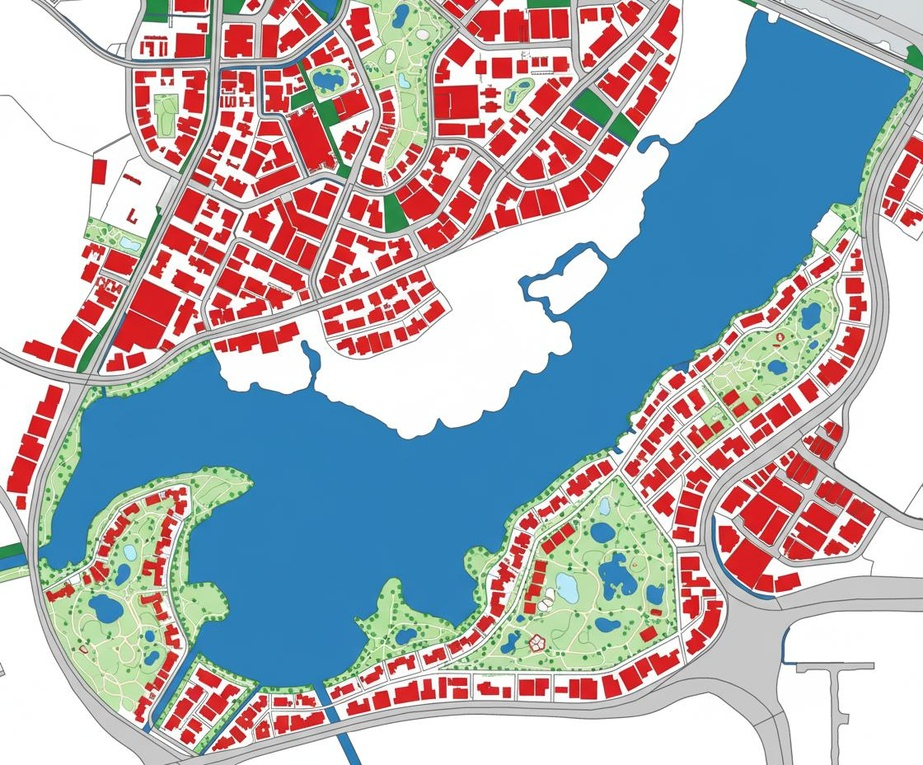
#> input picture ky.jpg, 923 x 765 px, shrunk from 1120 x 928 before the run
$ jupyter execute --allow-errors 5.ipynb
#> lines starting #> are read from the running program, lines starting #| are printed output that depends on the picture; after the words box and inside, x2 and y2 are one past the last pixel; in counts of white or black regions, pixels touching at a corner belong together
Extract only red building  pixels

[cell 1]
import cv2
import numpy as np
import rasterio
from rasterio.features import shapes
import numpy as np
from skimage import measure, morphology
from shapely.geometry import shape, mapping
import fiona
import json


# Load image
img = cv2.imread("ky.jpg")  # BGR format in OpenCV
#> img is the input picture: shape (765, 923, 3); mean B, G, R 180.6, 173.6, 174.6
b, g, r = cv2.split(img) # Split into channels
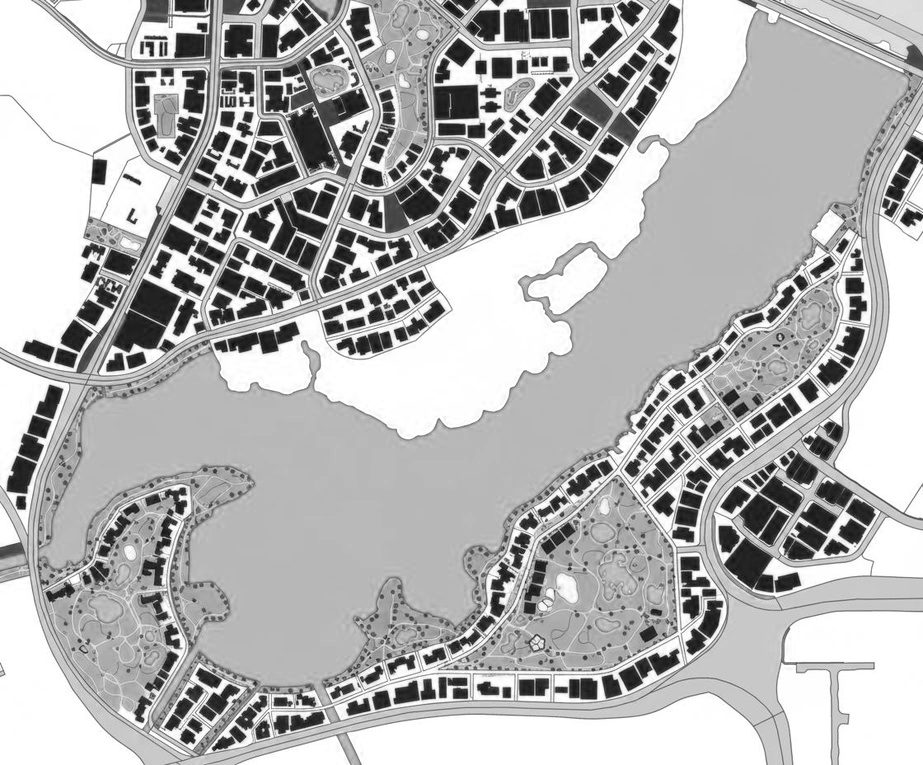
#> b: shape (765, 923); min 6, max 255, mean 180.6
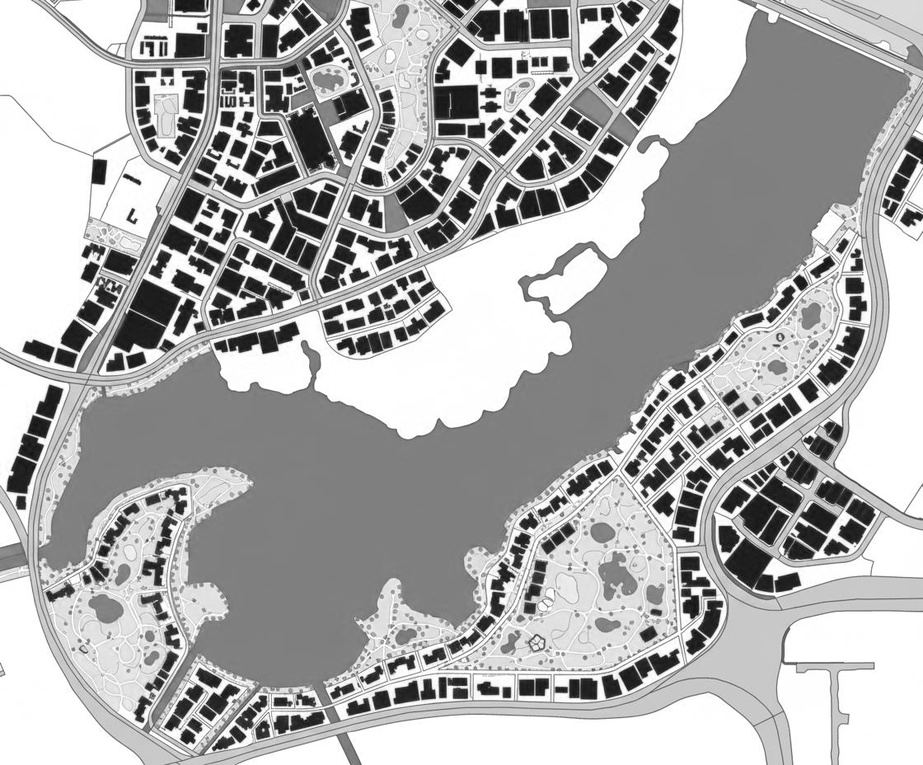
#> g: shape (765, 923); min 9, max 255, mean 173.6
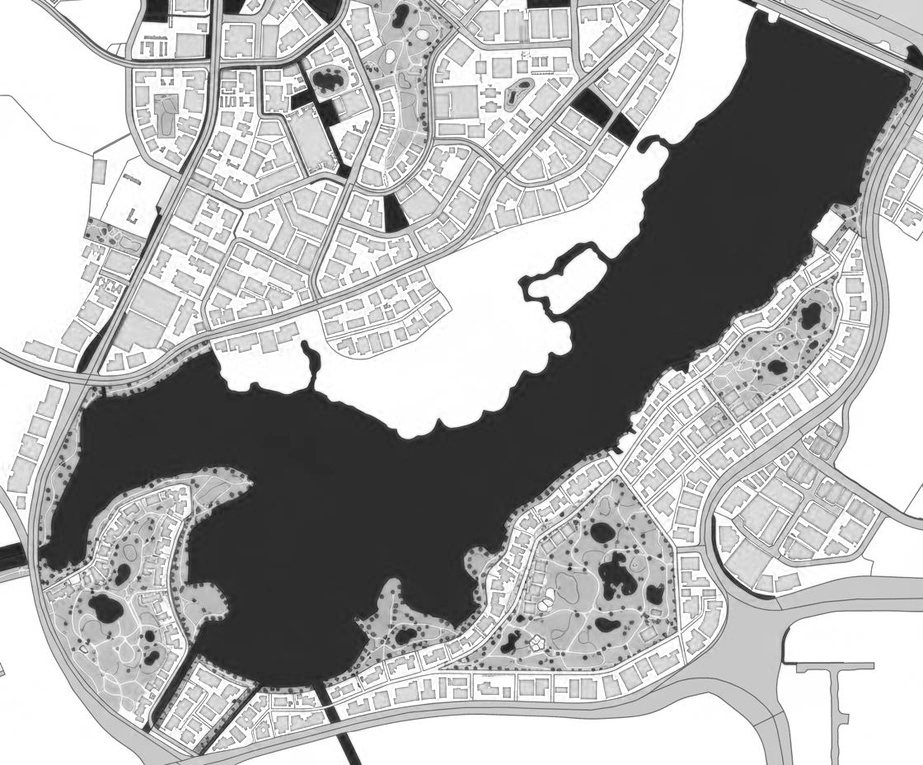
#> r: shape (765, 923); min 13, max 255, mean 174.6

# Define threshold for red detection
threshold = 100  # tweak as needed

# Create binary mask: 1 if red is strong and green/blue are weak
binary_map = np.where((r > threshold) & (g < threshold) & (b < threshold), 1, 0)
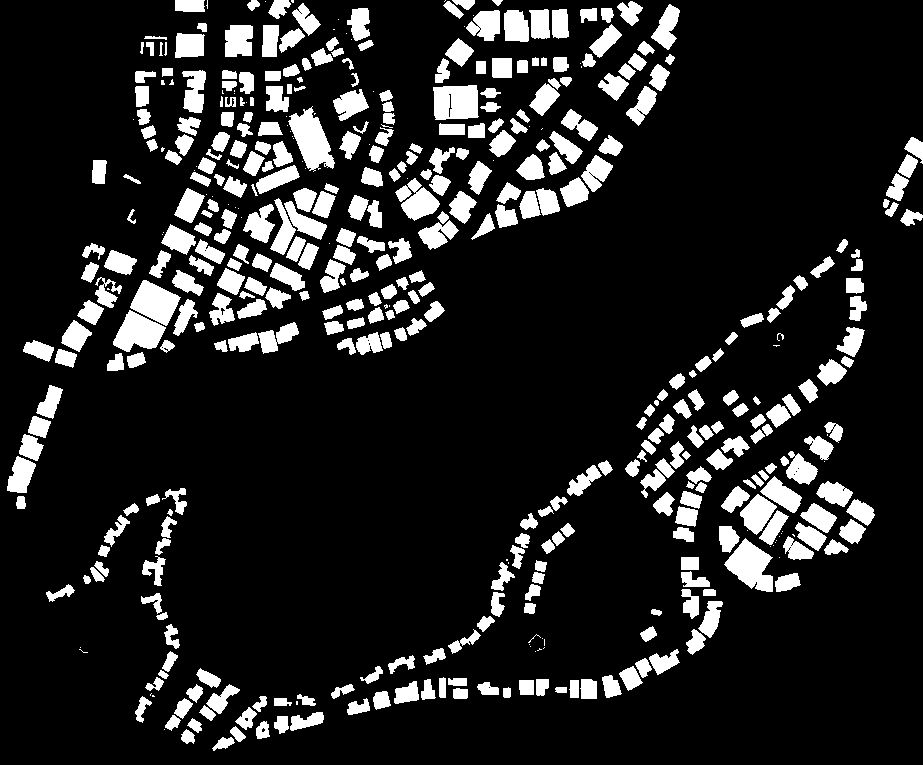
#> binary_map: shape (765, 923) int64; values 0 (black) and 1 (white), 14% white; 470 white regions (78 under 20 px), largest, box (x1, y1, x2, y2) and area: (288, 106, 335, 172) 1628, (724, 538, 773, 592) 1522, (433, 85, 479, 120) 1424

# Optional: save as image
cv2.imwrite("ky_binary_map.png", (binary_map * 255).astype(np.uint8))
#> Out = True
